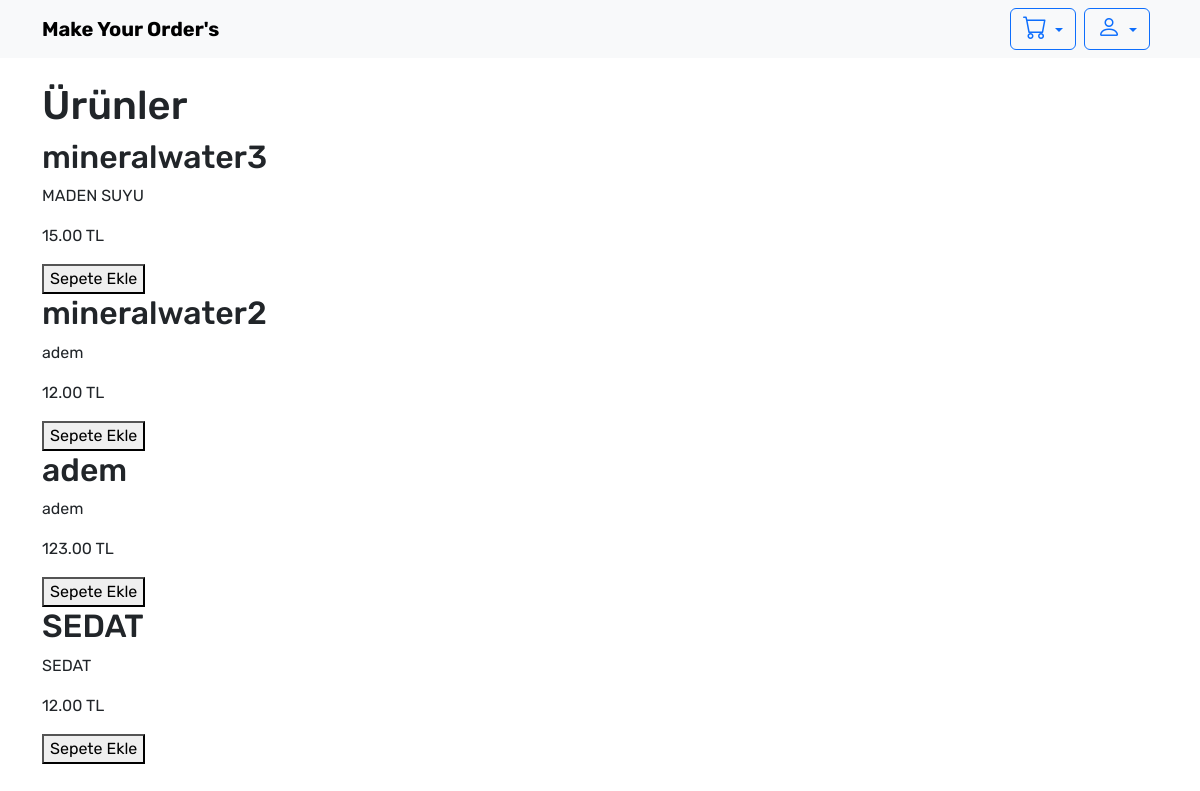
The app's page /user_dashboard/, older data.
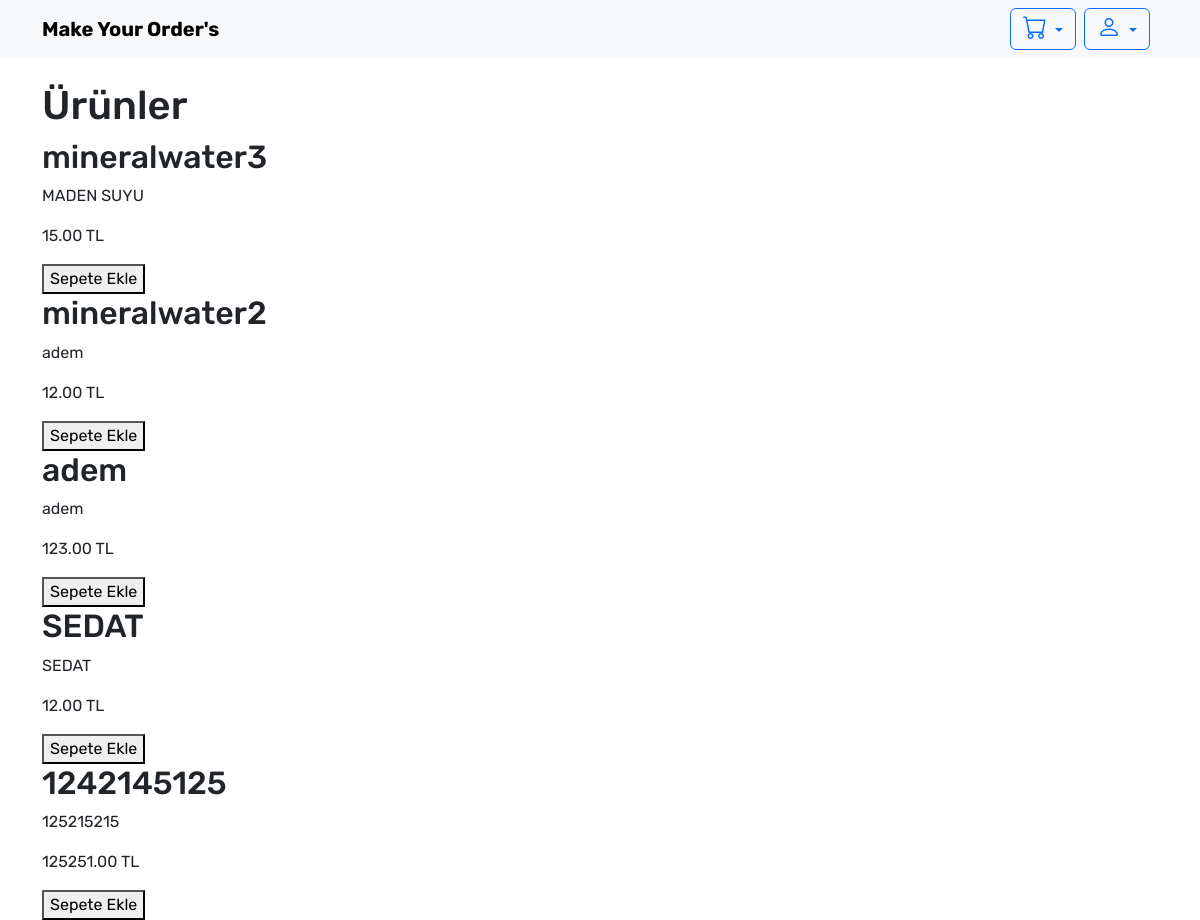
The same page, newer data.
### waterproject/models.py (models this page shows, shortened)
class Product(models.Model):
    category = models.ForeignKey(Category, on_delete=models.CASCADE, related_name='products')
    name = models.CharField(max_length=100)
    description = models.TextField()
    price = models.DecimalField(max_digits=8, decimal_places=2)
    stock = models.IntegerField(default=0)
    image = models.ImageField(upload_to='products/', null=True, blank=True)

### waterproject/views.py (the view)
# urls.py: path('user_dashboard/', views.user_dashboard, name='user_dashboard'),
def user_dashboard(request):
    products = Product.objects.all()  # Tüm ürünleri alıyoruz
    return render(request, 'dashboard/user_dashboard.html', {'products': products})

### waterproject/templates/dashboard/user_dashboard.html (shortened to what this page needs)
{% extends "dashboardbase.html" %}
{% load static %}
{% block content %}
<body>
   <header>
    <nav class="navbar navbar-expand-lg navbar-light bg-light">
        <div class="container">
            <a class="navbar-brand" onclick="showTab('order')" href="#">Make Your Order's</a>
            <div class="d-flex ml-auto align-items-center">
                <div class="dropdown">
                    <a href="#" class="btn btn-outline-primary dropdown-toggle me-2" id="dropdownMenuButton" data-bs-toggle="dropdown" aria-expanded="false">
                        <i class="bi bi-cart"></i>
                    </a>
                </div>
                <div class="dropdown">
                    <a href="#" class="btn btn-outline-primary dropdown-toggle me-2" id="profileDropdown" data-bs-toggle="dropdown" aria-expanded="false">
                        <i class="bi bi-person"></i>
                    </a>
                </div>
            </div>
        </div>
    </nav>
  </header>
  <div class="container mt-4">
      <div id="order" class="tab-content">
        <h1>Ürünler</h1>
        <div id="product-container">
            {% for product in products %}
            <div class="product-card" data-id="{{ product.id }}" data-name="{{ product.name }}" data-price="{{ product.price }}">
                <h2>{{ product.name }}</h2>
                <p>{{ product.description }}</p>
                <p>{{ product.price }} TL</p>
                <button class="add-to-cart">Sepete Ekle</button>
            </div>
            {% endfor %}
        </div>
      </div>
  </div>
</body>
{% endblock %}

Row changes from the older to the newer data that the page shows:
added Product: name "1242145125", description "125215215", price "125251.00"
